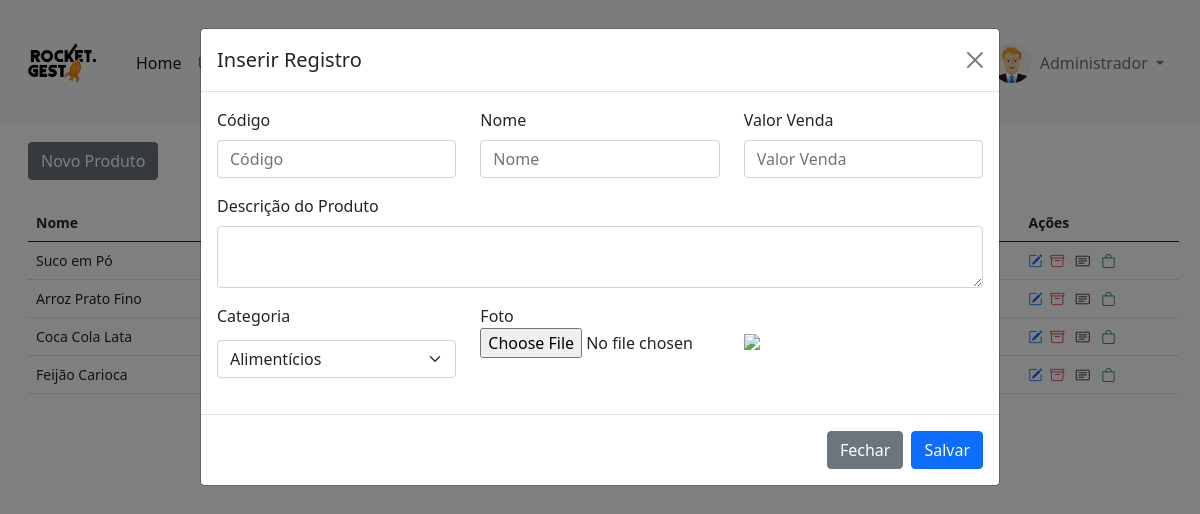
The page /pdv/painel-adm/index.php?pagina=produtos&funcao=novo (signed in) on the database its author committed.
### tables this page shows
CREATE TABLE `usuarios` (
  `id` int(11) NOT NULL,
  `nome` varchar(50) NOT NULL,
  `email` varchar(50) NOT NULL,
  `cpf` varchar(20) NOT NULL,
  `senha` varchar(20) NOT NULL,
  `nivel` varchar(20) NOT NULL
);

CREATE TABLE `produtos` (
  `id` int(11) NOT NULL,
  `codigo` varchar(30) NOT NULL,
  `nome` varchar(50) NOT NULL,
  `descricao` varchar(200) NOT NULL,
  `estoque` int(11) NOT NULL,
  `valor_compra` decimal(8,2) NOT NULL,
  `valor_venda` decimal(8,2) NOT NULL,
  `fornecedor` int(11) NOT NULL,
  `categoria` int(11) NOT NULL,
  `foto` varchar(120) DEFAULT NULL
);

### pdv/painel-adm/produtos.php (the view, shortened to what this page needs)
<?php
$pag = 'produtos';
require_once('../conexao.php');
?>
<a href="index.php?pagina=<?php echo $pag ?>&funcao=novo" type="button" class="btn btn-secondary mt-2">Novo Produto</a>
<div class="mt-4" style="margin-right:25px">
	<?php
	$query = $pdo->query("SELECT * from produtos order by id desc");
	$res = $query->fetchAll(PDO::FETCH_ASSOC);
	$total_reg = @count($res);
	if($total_reg > 0){
		?>
		<small>
			<table id="example" class="table table-hover my-4" style="width:100%">
				<thead>
					<tr>
						<th>Nome</th>
						<th>Código</th>
						<th>Estoque</th>
						<th>Valor Compra</th>
						<th>Valor Venda</th>
						<th>Fornecedor</th>
						<th>Foto</th>
						<th>Ações</th>
					</tr>
				</thead>
				<tbody>
					<?php
					for($i=0; $i < $total_reg; $i++){
							$id_cat = $res[$i]['categoria'];
						$query_2 = $pdo->query("SELECT * from categorias where id = '$id_cat'");
						$res_2 = $query_2->fetchAll(PDO::FETCH_ASSOC);
						$nome_cat = $res_2[0]['nome'];
						$id_forn = $res[$i]['fornecedor'];
						$query_f = $pdo->query("SELECT * from fornecedores where id = '$id_forn'");
						$res_f = $query_f->fetchAll(PDO::FETCH_ASSOC);
						$total_reg_f = @count($res_f);
						if($total_reg_f > 0){
							$nome_forn = $res_f[0]['nome'];
							$tel_forn = $res_f[0]['telefone'];
						}else{
							$nome_forn = '';
							$tel_forn = '';
						}
						?>
						<tr>
							<td><?php echo $res[$i]['nome'] ?></td>
							<td><?php echo $res[$i]['codigo'] ?></td>
							<td><?php echo $res[$i]['estoque'] ?></td>
							<td>R$ <?php echo number_format($res[$i]['valor_compra'], 2, ',', '.'); ?></td>
							<td>R$ <?php echo number_format($res[$i]['valor_venda'], 2, ',', '.'); ?></td>
							<td><?php echo $nome_forn ?></td>
							<td><img src="../img/<?php echo $pag ?>/<?php echo $res[$i]['foto'] ?>" width="40"></td>
							<td>
								<a href="index.php?pagina=<?php echo $pag ?>&funcao=editar&id=<?php echo $res[$i]['id'] ?>" title="Editar Registro" style="text-decoration: none">
									<i class="bi bi-pencil-square text-primary"></i>
								</a>
								<a href="index.php?pagina=<?php echo $pag ?>&funcao=deletar&id=<?php echo $res[$i]['id'] ?>" title="Excluir Registro" style="text-decoration: none">
									<i class="bi bi-archive text-danger mx-1"></i>
								</a>
								<a href="#" onclick="mostrarDados('<?php echo $res[$i]['nome'] ?>', '<?php echo $res[$i]['descricao'] ?>', '<?php echo $res[$i]['foto'] ?>', '<?php echo $nome_cat ?>', '<?php echo $nome_forn ?>', '<?php echo $tel_forn ?>')" title="Ver Descriçao" style="text-decoration: none">
									<i class="bi bi-card-text text-dark mx-1"></i>
								</a>
								<a href="#" onclick="comprarProdutos('<?php echo $res[$i]['id'] ?>')" title="Comprar Produtos" style="text-decoration: none">
									<i class="bi bi-bag text-success mx-1"></i>
								</a>
							</td>
						</tr>
					<?php } ?>
				</tbody>
			</table>
		</small>
	<?php }else{
		echo '<p>Não existem dados para serem exibidos!!';
	} ?>
</div>
<?php
if(@$_GET['funcao'] == "editar"){
	$titulo_modal = 'Editar Registro';
	$query = $pdo->query("SELECT * from produtos where id = '$_GET[id]'");
	$res = $query->fetchAll(PDO::FETCH_ASSOC);
	$total_reg = @count($res);
	if($total_reg > 0){
		$nome = $res[0]['nome'];
		$codigo = $res[0]['codigo'];
		$categoria = $res[0]['categoria'];
		$fornecedor = $res[0]['fornecedor'];
		$descricao = $res[0]['descricao'];
		$estoque = $res[0]['estoque'];
		$valor_compra = $res[0]['valor_compra'];
		$valor_venda = $res[0]['valor_venda'];
		$foto = $res[0]['foto'];
	}
}else{
	$titulo_modal = 'Inserir Registro';
}
?>
<div class="modal fade" tabindex="-1" id="modalCadastrar" data-bs-backdrop="static">
	<div class="modal-dialog modal-lg">
		<div class="modal-content">
			<div class="modal-header">
				<h5 class="modal-title"><?php echo $titulo_modal ?></h5>
				<button type="button" class="btn-close" data-bs-dismiss="modal" aria-label="Close"></button>
			</div>
			<form method="POST" id="form">
				<div class="modal-body">
					<div class="row">
						<div class="col-md-4">
							<div class="mb-3">
								<label for="exampleFormControlInput1" class="form-label">Código</label>
								<input type="number" class="form-control" id="codigo" name="codigo" placeholder="Código" required="" value="<?php echo @$codigo ?>">
							</div>
						</div>
						<div class="col-md-4">
							<div class="mb-3">
								<label for="exampleFormControlInput1" class="form-label">Nome</label>
								<input type="text" class="form-control" id="nome" name="nome" placeholder="Nome" required="" value="<?php echo @$nome ?>">
							</div>
						</div>
						<div class="col-md-4">
							<div class="mb-3">
								<label for="exampleFormControlInput1" class="form-label">Valor Venda</label>
								<input type="text" class="form-control" id="valor_venda" name="valor_venda" placeholder="Valor Venda" required="" value="<?php echo @$valor_venda ?>">
							</div>
						</div>
					</div>
					<div class="mb-3">
						<label for="exampleFormControlInput1" class="form-label">Descrição do Produto</label>
						<textarea type="text" class="form-control" id="descricao" name="descricao" maxlength="200"><?php echo @$descricao ?></textarea>
					</div>
					<div class="row">
						<div class="col-md-4">
							<div class="mb-3">
								<label for="exampleFormControlInput1" class="form-label">Categoria</label>
								<select class="form-select mt-1" aria-label="Default select example" name="categoria">
									<?php
									$query = $pdo->query("SELECT * from categorias order by nome asc");
									$res = $query->fetchAll(PDO::FETCH_ASSOC);
									$total_reg = @count($res);
									if($total_reg > 0){
										for($i=0; $i < $total_reg; $i++){
												?>
											<option <?php if(@$categoria == $res[$i]['id']){ ?> selected <?php } ?>  value="<?php echo $res[$i]['id'] ?>"><?php echo $res[$i]['nome'] ?></option>
										<?php }
									}else{
										echo '<option value="">Cadastre uma Categoria</option>';
									} ?>
								</select>
							</div>
						</div>
						<div class="col-md-4">
							<div class="form-group">
								<label >Foto</label>
								<input type="file" value="<?php echo @$foto ?>"  class="form-control-file" id="imagem" name="imagem" onChange="carregarImg();">
							</div>
						</div>
						<div class="col-md-4">
							<div id="divImgConta" class="mt-4">
								<?php if(@$foto != ""){ ?>
									<img src="../img/<?php echo $pag ?>/<?php echo $foto ?>"  width="150px" id="target">
								<?php  }else{ ?>
									<img src="../img/<?php echo $pag ?>/sem-foto.jpg" width="150px" id="target">
								<?php } ?>
							</div>
						</div>
					</div>
				</div>
				<div class="modal-footer">
					<button type="button" id="btn-fechar" class="btn btn-secondary" data-bs-dismiss="modal">Fechar</button>
					<button name="btn-salvar" id="btn-salvar" type="submit" class="btn btn-primary">Salvar</button>
				</div>
			</form>
		</div>
	</div>
</div>

### pdv/painel-adm/index.php (shortened to what this page needs)
<?php
require_once('../conexao.php');
$menu1 = 'home';
$menu2 = 'usuarios';
$menu3 = 'fornecedores';
$menu4 = 'categorias';
$menu5 = 'produtos';
$menu7 = 'caixas';
$menu8 = 'forma_pgtos';
$query = $pdo->query("SELECT * from usuarios WHERE id = '$_SESSION[id_usuario]'");
$res = $query->fetchAll(PDO::FETCH_ASSOC);
$nome_usu = $res[0]['nome'];
 ?>
<!DOCTYPE html>
<html>
<head>
	<link href="https://cdn.jsdelivr.net/npm/bootstrap@5.0.0-beta1/dist/css/bootstrap.min.css" rel="stylesheet">
	<link rel="stylesheet" type="text/css" href="../vendor/DataTables/datatables.min.css"/>
	<link rel="stylesheet" href="https://cdn.jsdelivr.net/npm/bootstrap-icons@1.3.0/font/bootstrap-icons.css">
</head>
<body>
	<nav class="navbar navbar-expand-lg navbar-light bg-light">
  <div class="container-fluid">
    <a class="navbar-brand" href="index.php">
    	<img src="../img/logo-texto-escuro.png" width="100">
    </a>
    <div class="collapse navbar-collapse" id="navbarSupportedContent">
      <ul class="navbar-nav me-auto mb-2 mb-lg-0">
        <li class="nav-item">
          <a class="nav-link active" aria-current="page" href="index.php?pagina=<?php echo $menu1 ?>">Home</a>
        </li>
        <li class="nav-item">
          <a class="nav-link" href="index.php?pagina=<?php echo $menu2 ?>">Usuários</a>
        </li>
         <li class="nav-item">
          <a class="nav-link" href="index.php?pagina=<?php echo $menu3 ?>">Fornecedores</a>
        </li>
        <li class="nav-item">
          <a class="nav-link" href="index.php?pagina=<?php echo $menu7 ?>">Caixas</a>
        </li>
        <li class="nav-item">
          <a class="nav-link" href="index.php?pagina=<?php echo $menu8 ?>">Forma PGTOS</a>
        </li>
        <li class="nav-item dropdown">
          <a class="nav-link dropdown-toggle" href="#" id="navbarDropdown" role="button" data-bs-toggle="dropdown" aria-expanded="false">
          </a>
        </li>
        <li class="nav-item dropdown">
          <a class="nav-link dropdown-toggle" href="#" id="navbarDropdown" role="button" data-bs-toggle="dropdown" aria-expanded="false">
          </a>
        </li>
      </ul>
      <div class="d-flex mx-3">
        <img src="../img/icone-user.png" width="40px" height="40px">
    <div class="collapse navbar-collapse" id="navbarNavDarkDropdown">
      <ul class="navbar-nav">
        <li class="nav-item dropdown">
          <a class="nav-link dropdown-toggle" href="#" id="navbarDarkDropdownMenuLink" role="button" data-bs-toggle="dropdown" aria-expanded="false">
            <?php echo $nome_usu ?>
          </a>
        </li>
      </ul>
    </div>
       </div>
    </div>
  </div>
</nav>
<div class="container-fluid mt-2 mx-3">
<?php
if(@$_GET['pagina'] == $menu1){
	require_once($menu1. '.php');
}
else if(@$_GET['pagina'] == $menu2){
	require_once($menu2. '.php');
}
else if(@$_GET['pagina'] == $menu3){
	require_once($menu3. '.php');
}
else if(@$_GET['pagina'] == $menu4){
	require_once($menu4. '.php');
}
else if(@$_GET['pagina'] == $menu5){
  require_once($menu5. '.php');
}
 ?>
</div>
</body>
</html>

### rows shown on the page
usuarios: nome "Administrador"
produtos: nome "Suco em Pó"
produtos: nome "Arroz Prato Fino"
produtos: nome "Coca Cola Lata"
produtos: nome "Feijão Carioca"

### other values the page prints
$titulo_modal "Inserir Registro"
form field categoria "Alimentícios"
